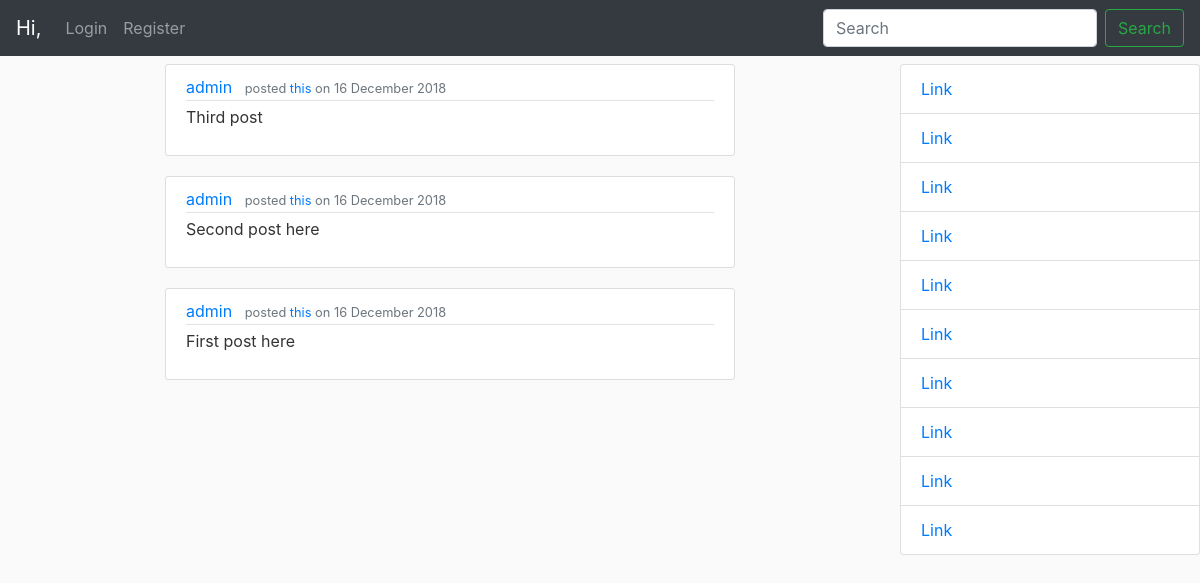
The app's page /, older data.
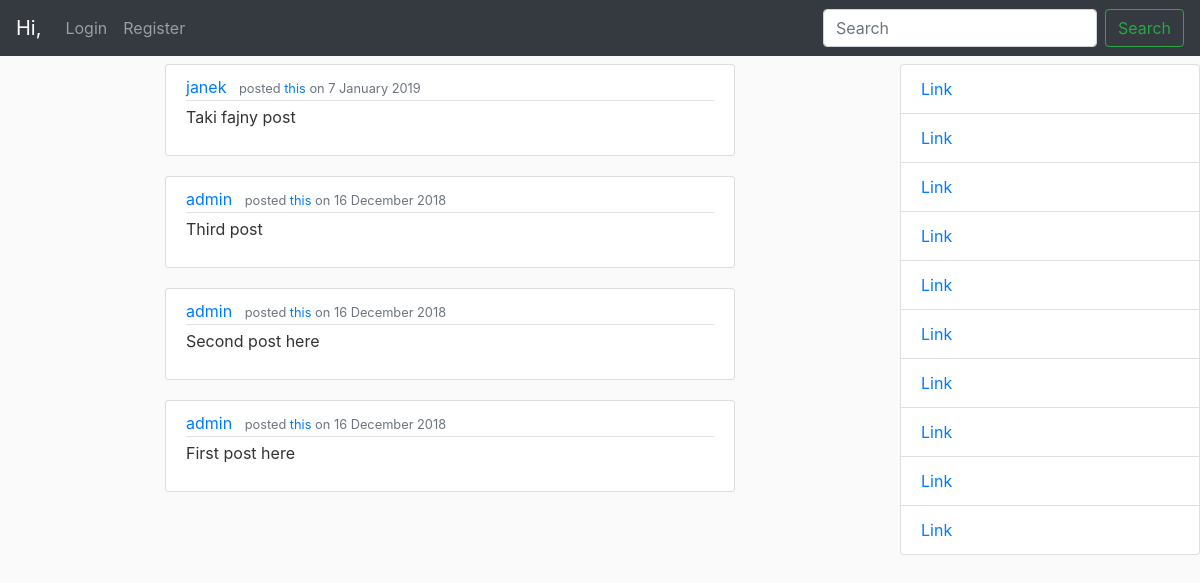
The same page, newer data.
### mainview/models.py (models this page shows, shortened)
class Post(models.Model):
    content = models.TextField()
    date_posted = models.DateTimeField(default=timezone.now)
    author = models.ForeignKey(User, on_delete=models.CASCADE)

### mainview/views.py (the view)
# urls.py: path('', PostListView.as_view(), name='home'),
class PostListView(ListView):
    model = Post
    template_name = 'mainview/posts.html'
    context_object_name = 'posts'
    ordering = ['-date_posted']

### mainview/templates/mainview/posts.html
{% extends "mainview/home.html" %}
{% block content %}
    {% for post in posts %}
        <article class="media content-section">
            <div class="media-body">
            <div class="article-metadata">
                <a class="mr-2" href="{% url 'profile-details' user.username %}">{{ post.author }}</a>
                <small class="text-muted">posted <a href="{% url 'mainview:post-detail' post.id %}">this</a> on {{ post.date_posted|date:"j F Y" }}</small>
            </div>
            <p class="article-content">{{ post.content }}</p>
            </div>
        </article>
    {% endfor %}
{% endblock content%}

Row changes from the older to the newer data that the page shows:
added Post: author "janek", date_posted "7 January 2019", content "Taki fajny post"
